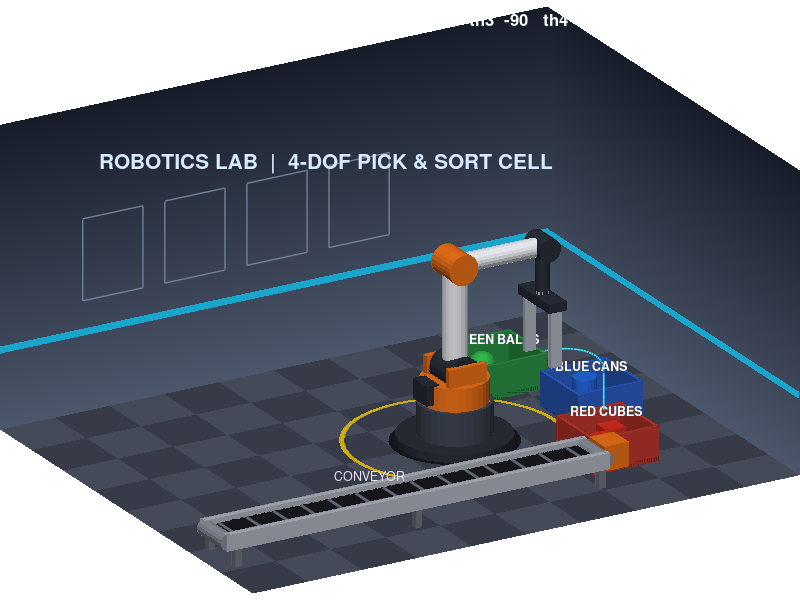
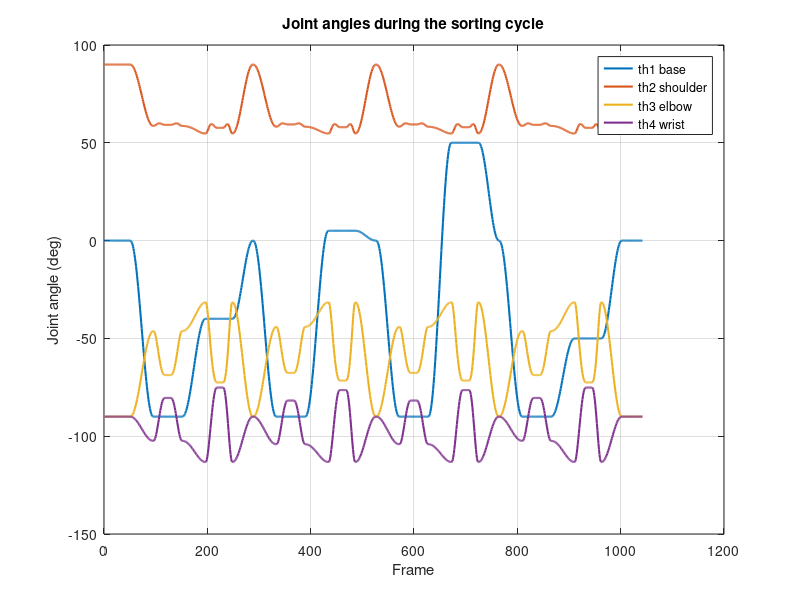

MATLAB code for these plots, in order:
1;
% =====================================================================
%  4-DOF ROBOTIC ARM  -  CONVEYOR PICK-AND-SORT SIMULATION  (GNU Octave)
%
%  A red cube, blue can and green ball ride a conveyor. The arm picks
%  each one and drops it into the bin of its own colour.
%
%  Arm data from the project deck (mm):
%     L1 = 120 (base)   L2 = 180 (upper arm)   L3 = 160 (forearm)
%     L4 = 80  (wrist)  gripper = 100
%
%  HOW TO RUN:   cd to this file's folder in Octave, then type:
%                arm_sorting_simulation
%
%  NOTE: use the default Octave GUI (qt graphics). The old "gnuplot"
%  toolkit cannot draw the shaded 3-D parts.
% =====================================================================

% ------------------------- KINEMATICS --------------------------------
% Forward kinematics: points base, shoulder, elbow, wrist joint,
% end of wrist link L4, gripper tip.
function P = fk(th, L, Lg)
  a2 = th(2);  a3 = th(2) + th(3);  a4 = th(2) + th(3) + th(4);
  rz = zeros(6, 2);                       % [radial distance, height]
  rz(2,:) = [0 L(1)];
  rz(3,:) = rz(2,:) + L(2) * [cos(a2) sin(a2)];
  rz(4,:) = rz(3,:) + L(3) * [cos(a3) sin(a3)];
  rz(5,:) = rz(4,:) + L(4) * [cos(a4) sin(a4)];
  rz(6,:) = rz(5,:) + Lg   * [cos(a4) sin(a4)];
  P = [rz(:,1) * cos(th(1)), rz(:,1) * sin(th(1)), rz(:,2)];
end

% Inverse kinematics for the gripper tip [x y z], gripper pointing down
function th = ik(p, L, Lg)
  th1 = atan2(p(2), p(1));
  r   = hypot(p(1), p(2));
  wz  = p(3) + Lg + L(4);
  h   = wz - L(1);
  D   = hypot(r, h);
  if D > L(2) + L(3) || D < abs(L(2) - L(3))
    error('Target [%g %g %g] is out of reach', p(1), p(2), p(3));
  end
  c3  = (D^2 - L(2)^2 - L(3)^2) / (2 * L(2) * L(3));
  th3 = -acos(c3);                                      % elbow up
  th2 = atan2(h, r) - atan2(L(3) * sin(th3), L(2) + L(3) * cos(th3));
  th4 = -pi/2 - th2 - th3;                              % gripper points down
  th  = [th1 th2 th3 th4];
end

function s = ease(u)
  s = (1 - cos(pi * u)) / 2;
end

% Cylindrical interpolation of the tip (straight lifts, circular swings)
function [TH, G] = move_cyl(p0, p1, n, g0, g1, L, Lg)
  c0 = [atan2(p0(2), p0(1)), hypot(p0(1), p0(2)), p0(3)];
  c1 = [atan2(p1(2), p1(1)), hypot(p1(1), p1(2)), p1(3)];
  TH = zeros(n, 4);  G = zeros(n, 1);
  for k = 1:n
    s = ease((k - 1) / (n - 1));
    c = c0 + s * (c1 - c0);
    TH(k,:) = ik([c(2)*cos(c(1)), c(2)*sin(c(1)), c(3)], L, Lg);
    G(k) = g0 + s * (g1 - g0);
  end
end

function [TH, G] = move_joint(th0, th1, n, g)
  TH = zeros(n, 4);
  for k = 1:n
    s = ease((k - 1) / (n - 1));
    TH(k,:) = th0 + s * (th1 - th0);
  end
  G = g * ones(n, 1);
end

function [TH, G, BELT, PH] = add_frames(TH, G, BELT, PH, a, b, belt, label)
  n = size(a, 1);
  if isscalar(belt), belt = belt * ones(n, 1); end
  TH = [TH; a];  G = [G; b];  BELT = [BELT; belt(:)];
  PH = [PH; repmat({label}, n, 1)];
end

% ------------------------- 3-D MESH TOOLS ----------------------------
% A "mesh" is a struct: V = vertices, F = quad faces, C = colour per face
function M = M_new(V, F, col)
  M.V = V;  M.F = F;  M.C = repmat(col, size(F, 1), 1);
end

function M = M_join(A, B)
  M.V = [A.V; B.V];
  M.F = [A.F; B.F + size(A.V, 1)];
  M.C = [A.C; B.C];
end

function M = M_box(x0, x1, y0, y1, z0, z1, col)
  V = [x0 y0 z0; x1 y0 z0; x1 y1 z0; x0 y1 z0; ...
       x0 y0 z1; x1 y0 z1; x1 y1 z1; x0 y1 z1];
  F = [1 2 3 4; 5 6 7 8; 1 2 6 5; 2 3 7 6; 3 4 8 7; 4 1 5 8];
  M = M_new(V, F, col);
end

% Surface of revolution around the z axis from a profile [radius height]
function M = M_revolve(prof, ns, col)
  m = size(prof, 1);
  ph = 2 * pi * (0:ns-1) / ns;
  V = zeros(m * ns, 3);
  for i = 1:m
    for j = 1:ns
      V((i-1)*ns + j, :) = [prof(i,1)*cos(ph(j)), prof(i,1)*sin(ph(j)), prof(i,2)];
    end
  end
  F = zeros((m-1) * ns, 4);  c = 0;
  for i = 1:m-1
    for j = 1:ns
      j2 = mod(j, ns) + 1;
      c = c + 1;
      F(c,:) = [(i-1)*ns + j, (i-1)*ns + j2, i*ns + j2, i*ns + j];
    end
  end
  M = M_new(V, F, col);
end

function M = M_cyl(r, z0, z1, col, ns)
  M = M_revolve([0 z0; r z0; r z1; 0 z1], ns, col);
end

function M = M_sphere(R, col)
  a = linspace(0, pi, 11)';
  M = M_revolve([R * sin(a), -R * cos(a)], 20, col);
end

% Simple directional shading: brighter faces point towards the light
function C = shade(V, F, col)
  A  = V(F(:,3), :) - V(F(:,1), :);
  Bv = V(F(:,4), :) - V(F(:,2), :);
  N  = [A(:,2).*Bv(:,3) - A(:,3).*Bv(:,2), ...
        A(:,3).*Bv(:,1) - A(:,1).*Bv(:,3), ...
        A(:,1).*Bv(:,2) - A(:,2).*Bv(:,1)];
  nn = sqrt(sum(N.^2, 2));
  nn(nn < 1e-9) = 1;
  N  = N ./ nn;
  Ld = [-0.35 -0.55 0.75];  Ld = Ld / norm(Ld);
  k  = 0.38 + 0.62 * abs(N * Ld');
  C  = min(1, k .* col);
end

% Rotation matrix whose 3rd column is direction d
function R = frame_from_dir(d)
  d = d(:)' / norm(d);
  if abs(d(3)) > 0.999
    xp = [1 0 0];
  else
    xp = cross([0 0 1], d);  xp = xp / norm(xp);
  end
  yp = cross(d, xp);
  R = [xp(:) yp(:) d(:)];
end

function V = xf(V0, R, t)
  V = V0 * R' + t;
end

function h = draw_mesh(M, V)
  h = patch('Vertices', V, 'Faces', M.F, 'FaceVertexCData', shade(V, M.F, M.C), ...
            'FaceColor', 'flat', 'EdgeColor', 'none');
end

function set_mesh(h, M, V)
  set(h, 'Vertices', V, 'FaceVertexCData', shade(V, M.F, M.C));
end

function [X, Y, Z] = belt_stripes(belt)
  xs = -575 + mod((0:13) * 50 + belt, 685);
  X = [xs; xs; nan(1, numel(xs))];  X = X(:)';
  Y = repmat([-277 -223 NaN], 1, numel(xs));
  Z = 50.6 * ones(size(Y));
end

% =====================================================================
%  MAIN PROGRAM
% =====================================================================
clc; close all;
if exist('OCTAVE_VERSION', 'builtin')
  try, graphics_toolkit('qt'); catch, end
end

% ---- Arm and task settings (mm) ----
L  = [120 180 160 80];  Lg = 100;
home    = [0 90 -90 -90] * pi / 180;
gOpen   = 72;
beltTop = 50;   binFloor = 8;   hoverUp = 60;   binHoverZ = 150;
pickXY  = [0 -250];

% item types: 1 = red cube, 2 = blue can, 3 = green ball
types   = [1 2 3 1];
nItems  = numel(types);
Hitem   = [36 44 44];          % item heights
Gclosed = [36 40 44];          % gripper width when holding each type
binAng  = [-45 0 45];          % bin angle around the arm base (deg)
binC    = 250 * [cosd(binAng') sind(binAng')];
colItem = [0.88 0.18 0.14; 0.15 0.42 0.90; 0.20 0.72 0.30];
binName = {'RED CUBES', 'BLUE CANS', 'GREEN BALLS'};

B  = 200 + 100 * (0:nItems-1);     % conveyor position when item i is at the pick point
x0 = -B;                           % where each item starts on the belt

% ---- Build the complete motion ----
TH = zeros(0, 4);  G = zeros(0, 1);  BELT = zeros(0, 1);  PH = cell(0, 1);
holdStart = zeros(1, nItems);  holdEnd = zeros(1, nItems);
relXY = zeros(nItems, 2);  restZ = zeros(1, nItems);  zRel = zeros(1, nItems);

s = ease(linspace(0, 1, 50)');
[TH, G, BELT, PH] = add_frames(TH, G, BELT, PH, repmat(home, 50, 1), gOpen * ones(50, 1), ...
                               B(1) * s, 'Conveyor feeding items');

for ii = 1:nItems
  t = types(ii);  h = Hitem(t);
  c = sum(types(1:ii-1) == t);                       % items already in this bin
  tv = [-sind(binAng(t)) cosd(binAng(t))];
  placeXY  = binC(t,:) + (-1)^c * 22 * tv;
  restZ(ii) = binFloor + h / 2;
  zRel(ii)  = restZ(ii) + 25;
  relXY(ii,:) = placeXY;

  pPick    = [pickXY, beltTop + h/2];
  pPickUp  = [pickXY, beltTop + h/2 + hoverUp];
  pPlaceUp = [placeXY, binHoverZ];
  pPlace   = [placeXY, zRel(ii)];
  gC = Gclosed(t);
  nm = binName{t};

  [a, b] = move_joint(home, ik(pPickUp, L, Lg), 45, gOpen);
  [TH, G, BELT, PH] = add_frames(TH, G, BELT, PH, a, b, B(ii), 'Moving to pick position');
  [a, b] = move_cyl(pPickUp, pPick, 22, gOpen, gOpen, L, Lg);
  [TH, G, BELT, PH] = add_frames(TH, G, BELT, PH, a, b, B(ii), 'Descending to item');
  [a, b] = move_cyl(pPick, pPick, 12, gOpen, gC, L, Lg);
  [TH, G, BELT, PH] = add_frames(TH, G, BELT, PH, a, b, B(ii), 'Closing gripper');
  holdStart(ii) = size(TH, 1) + 1;
  [a, b] = move_cyl(pPick, pPickUp, 22, gC, gC, L, Lg);
  [TH, G, BELT, PH] = add_frames(TH, G, BELT, PH, a, b, B(ii), 'Lifting item');
  [a, b] = move_cyl(pPickUp, pPlaceUp, 45, gC, gC, L, Lg);
  [TH, G, BELT, PH] = add_frames(TH, G, BELT, PH, a, b, B(ii), ['Swinging to ' nm ' bin']);
  [a, b] = move_cyl(pPlaceUp, pPlace, 22, gC, gC, L, Lg);
  [TH, G, BELT, PH] = add_frames(TH, G, BELT, PH, a, b, B(ii), 'Lowering into bin');
  holdEnd(ii) = size(TH, 1);
  [a, b] = move_cyl(pPlace, pPlace, 12, gC, gOpen, L, Lg);
  [TH, G, BELT, PH] = add_frames(TH, G, BELT, PH, a, b, B(ii), 'Releasing item');
  [a, b] = move_cyl(pPlace, pPlaceUp, 18, gOpen, gOpen, L, Lg);
  [TH, G, BELT, PH] = add_frames(TH, G, BELT, PH, a, b, B(ii), 'Lifting away');

  if ii < nItems                                    % belt advances while arm returns
    bl = B(ii) + (B(ii+1) - B(ii)) * ease(linspace(0, 1, 40)');
    lab = 'Returning home / next item arriving';
  else
    bl = B(ii);  lab = 'Returning home';
  end
  [a, b] = move_joint(ik(pPlaceUp, L, Lg), home, 40, gOpen);
  [TH, G, BELT, PH] = add_frames(TH, G, BELT, PH, a, b, bl, lab);
end
[TH, G, BELT, PH] = add_frames(TH, G, BELT, PH, repmat(home, 40, 1), gOpen * ones(40, 1), ...
                               B(nItems), 'Sorting complete');
N = size(TH, 1);

TIP = zeros(N, 3);
for k = 1:N
  P = fk(TH(k,:), L, Lg);  TIP(k,:) = P(6,:);
end
printf('Planned %d frames for %d items. Opening 3-D window...\n', N, nItems);

% ---- Colours ----
cWhite  = [0.93 0.94 0.96];  cOrange = [0.96 0.46 0.10];
cDark   = [0.17 0.19 0.23];  cChrome = [0.72 0.74 0.78];
binCol  = [0.78 0.22 0.18; 0.18 0.38 0.80; 0.18 0.60 0.28];

% ---- Figure and axes ----
fig = figure('Name', '4-DOF Arm - Pick and Sort', 'NumberTitle', 'off', ...
             'Color', [0.05 0.06 0.09], 'Position', [60 60 1150 720]);
ax = axes('Position', [0 0 1 1]);
hold on;
axis([-600 400 -400 400 0 520]);
daspect([1 1 1]);
axis off;
view(-30, 22);
try, set(ax, 'Projection', 'perspective'); catch, end

% ---- Floor (checker tiles) ----
fV = [];  fF = [];  fC = [];  c = 0;
for xi = -600:100:300
  for yi = -400:100:300
    v0 = size(fV, 1);
    fV = [fV; xi yi 0; xi+100 yi 0; xi+100 yi+100 0; xi yi+100 0];
    fF = [fF; v0+1 v0+2 v0+3 v0+4];
    if mod((xi + 600) / 100 + (yi + 400) / 100, 2) == 0
      fC = [fC; 0.21 0.23 0.28];
    else
      fC = [fC; 0.27 0.29 0.35];
    end
  end
end
patch('Vertices', fV, 'Faces', fF, 'FaceVertexCData', fC, 'FaceColor', 'flat', 'EdgeColor', 'none');

% ---- Walls with a vertical gradient ----
wb = [0.30 0.34 0.42];  wt = [0.09 0.11 0.16];
patch('Vertices', [-600 400 0; 400 400 0; 400 400 520; -600 400 520], 'Faces', [1 2 3 4], ...
      'FaceVertexCData', [wb; wb; wt; wt], 'FaceColor', 'interp', 'EdgeColor', 'none');
patch('Vertices', [400 -400 0; 400 400 0; 400 400 520; 400 -400 520], 'Faces', [1 2 3 4], ...
      'FaceVertexCData', [wb; wb; wt; wt], 'FaceColor', 'interp', 'EdgeColor', 'none');
patch('Vertices', [-600 399 130; 400 399 130; 400 399 142; -600 399 142], 'Faces', [1 2 3 4], ...
      'FaceVertexCData', repmat([0.10 0.65 0.80], 4, 1), 'FaceColor', 'flat', 'EdgeColor', 'none');
patch('Vertices', [399 -400 130; 399 400 130; 399 400 142; 399 -400 142], 'Faces', [1 2 3 4], ...
      'FaceVertexCData', repmat([0.10 0.65 0.80], 4, 1), 'FaceColor', 'flat', 'EdgeColor', 'none');
for px = -450:150:-0                                  % wall panels
  plot3([px px+110 px+110 px px], [398 398 398 398 398], [190 190 330 330 190], ...
        '-', 'Color', [0.45 0.50 0.60], 'LineWidth', 1);
end
text(-420, 396, 420, 'ROBOTICS LAB  |  4-DOF PICK & SORT CELL', 'Color', [0.85 0.92 1.0], ...
     'FontSize', 15, 'FontWeight', 'bold');

% ---- Static equipment: pedestal, conveyor, bins ----
S = M_cyl(105, 0.3, 0.6, [0.10 0.10 0.12], 40);                    % floor shadow
S = M_join(S, M_revolve([175 0.7; 183 0.7], 60, [0.95 0.78 0.10])); % safety ring
S = M_join(S, M_cyl(95, 0, 14, cDark, 32));                        % base plate
S = M_join(S, M_cyl(62, 14, 70, [0.26 0.28 0.33], 32));            % column

S = M_join(S, M_box(-580, 110, -280, -220, 38, 50, [0.10 0.10 0.12]));   % belt
S = M_join(S, M_box(-580, 110, -278, -222, 28, 38, cDark));              % under-frame
S = M_join(S, M_box(-585, 115, -292, -280, 30, 58, cChrome));            % rails
S = M_join(S, M_box(-585, 115, -220, -208, 30, 58, cChrome));
S = M_join(S, M_box(115, 160, -275, -225, 20, 62, cOrange));             % drive motor
for lx = [-570 -240 95]
  for ly = [-292 -208]
    S = M_join(S, M_box(lx, lx+12, ly, ly+12, 0, 30, [0.45 0.47 0.52]));
  end
end
Rr = frame_from_dir([0 1 0]);
for rx = [-580 110]                                                      % end rollers
  Mr = M_cyl(14, -38, 38, [0.55 0.57 0.62], 16);
  Mr.V = xf(Mr.V, Rr, [rx -250 44]);
  S = M_join(S, Mr);
end
for bi = 1:3                                                             % bins
  cx = binC(bi,1);  cy = binC(bi,2);  bc = binCol(bi,:);
  S = M_join(S, M_box(cx-60, cx+60, cy-60, cy+60, 0, binFloor, bc * 0.7));
  S = M_join(S, M_box(cx-60, cx+60, cy-60, cy-54, 0, 60, bc));
  S = M_join(S, M_box(cx-60, cx+60, cy+54, cy+60, 0, 60, bc));
  S = M_join(S, M_box(cx-60, cx-54, cy-54, cy+54, 0, 60, bc));
  S = M_join(S, M_box(cx+54, cx+60, cy-54, cy+54, 0, 60, bc));
  text(cx, cy, 78, binName{bi}, 'Color', [1 1 1], 'FontSize', 9, ...
       'FontWeight', 'bold', 'HorizontalAlignment', 'center');
end
draw_mesh(S, S.V);
text(-300, -250, 90, 'CONVEYOR', 'Color', [0.9 0.9 0.95], 'FontSize', 9, 'HorizontalAlignment', 'center');

% ---- Moving belt stripes ----
[sx, sy, sz] = belt_stripes(BELT(1));
hStripe = plot3(sx, sy, sz, '-', 'Color', [0.38 0.40 0.45], 'LineWidth', 2);

% ---- Robot arm parts (local meshes) ----
Mturret = M_join(M_cyl(56, 70, 110, cOrange, 32), ...
                 M_join(M_box(-34, 34, 30, 42, 80, 140, cOrange), ...
                 M_join(M_box(-34, 34, -42, -30, 80, 140, cOrange), ...
                        M_box(-64, -42, -22, 22, 78, 112, cDark))));
Mup    = M_cyl(21, 0, 1, cWhite, 20);
Mfore  = M_cyl(16, 0, 1, cWhite, 20);
Mwlink = M_cyl(12, 0, 1, cDark, 16);
Msh    = M_cyl(30, -30, 30, cDark, 24);
Mel    = M_cyl(26, -30, 30, cOrange, 24);
Mwr    = M_cyl(20, -25, 25, cDark, 20);
Mpalm  = M_join(M_box(-16, 16, -50, 50, 0, 16, cDark), M_cyl(12, -6, 0, cChrome, 12));
MfP    = M_box(-10, 10, 0, 9, 10, Lg + 12, cChrome);
MfM    = M_box(-10, 10, -9, 0, 10, Lg + 12, cChrome);

P  = fk(TH(1,:), L, Lg);
hTurret = draw_mesh(Mturret, Mturret.V);
hUp   = draw_mesh(Mup, Mup.V);    hFore = draw_mesh(Mfore, Mfore.V);
hWl   = draw_mesh(Mwlink, Mwlink.V);
hSh   = draw_mesh(Msh, Msh.V);    hEl = draw_mesh(Mel, Mel.V);   hWr = draw_mesh(Mwr, Mwr.V);
hPalm = draw_mesh(Mpalm, Mpalm.V);
hFP   = draw_mesh(MfP, MfP.V);    hFM = draw_mesh(MfM, MfM.V);

% ---- Items ----
Mitem = cell(1, 3);
Mitem{1} = M_box(-18, 18, -18, 18, -18, 18, colItem(1,:));
Mitem{2} = M_cyl(20, -22, 22, colItem(2,:), 24);
Mitem{3} = M_sphere(22, colItem(3,:));
hItem = zeros(1, nItems);
for ii = 1:nItems
  hItem(ii) = draw_mesh(Mitem{types(ii)}, Mitem{types(ii)}.V);
end

hTrail = plot3(TIP(1,1), TIP(1,2), TIP(1,3), '-', 'Color', [0.2 0.9 1.0], 'LineWidth', 1.2);

% ---- Heads-up display ----
hHud = axes('Position', [0 0.93 1 0.07], 'Visible', 'off', 'XLim', [0 1], 'YLim', [0 1], 'Color', 'none');
hTxt = text(0.02, 0.5, '', 'Parent', hHud, 'Color', [1 1 1], 'FontSize', 12, 'FontWeight', 'bold');
set(fig, 'CurrentAxes', ax);

% ---- Animate ----
frameDelay = 0.012;
for k = 1:N
  th = TH(k,:);  P = fk(th, L, Lg);  g = G(k);
  tvec = [-sin(th(1)) cos(th(1)) 0];                  % sideways direction of the arm plane

  % turret rotates with the base joint
  Rz = [cos(th(1)) -sin(th(1)) 0; sin(th(1)) cos(th(1)) 0; 0 0 1];
  set_mesh(hTurret, Mturret, xf(Mturret.V, Rz, [0 0 0]));

  % links (cylinders stretched between joints)
  d = P(3,:) - P(2,:);  Vs = Mup.V;     Vs(:,3) = Vs(:,3) * norm(d);
  set_mesh(hUp, Mup, xf(Vs, frame_from_dir(d), P(2,:)));
  d = P(4,:) - P(3,:);  Vs = Mfore.V;   Vs(:,3) = Vs(:,3) * norm(d);
  set_mesh(hFore, Mfore, xf(Vs, frame_from_dir(d), P(3,:)));
  d = P(5,:) - P(4,:);  Vs = Mwlink.V;  Vs(:,3) = Vs(:,3) * norm(d);
  set_mesh(hWl, Mwlink, xf(Vs, frame_from_dir(d), P(4,:)));

  % joint housings (axis = sideways direction)
  Rt = frame_from_dir(tvec);
  set_mesh(hSh, Msh, xf(Msh.V, Rt, P(2,:)));
  set_mesh(hEl, Mel, xf(Mel.V, Rt, P(3,:)));
  set_mesh(hWr, Mwr, xf(Mwr.V, Rt, P(4,:)));

  % gripper: z' = pointing direction, y' = sideways
  zp = (P(6,:) - P(5,:)) / Lg;
  yp = tvec;
  xp = cross(yp, zp);
  Rg = [xp(:) yp(:) zp(:)];
  set_mesh(hPalm, Mpalm, xf(Mpalm.V, Rg, P(5,:)));
  V = MfP.V;  V(:,2) = V(:,2) + g / 2;  set_mesh(hFP, MfP, xf(V, Rg, P(5,:)));
  V = MfM.V;  V(:,2) = V(:,2) - g / 2;  set_mesh(hFM, MfM, xf(V, Rg, P(5,:)));

  % items: on the belt, in the gripper, or sorted in a bin
  for ii = 1:nItems
    h = Hitem(types(ii));
    if k < holdStart(ii)
      pos = [x0(ii) + BELT(k), pickXY(2), beltTop + h/2];
    elseif k <= holdEnd(ii)
      pos = P(6,:);
    else
      pos = [relXY(ii,:), max(restZ(ii), zRel(ii) - 8 * (k - holdEnd(ii)))];
    end
    Mi = Mitem{types(ii)};
    set_mesh(hItem(ii), Mi, Mi.V + pos);
  end

  % conveyor stripes and tool path
  [sx, sy, sz] = belt_stripes(BELT(k));
  set(hStripe, 'XData', sx, 'YData', sy, 'ZData', sz);
  idx = max(1, k - 90):k;
  set(hTrail, 'XData', TIP(idx,1), 'YData', TIP(idx,2), 'ZData', TIP(idx,3));

  done = holdEnd < k;
  set(hTxt, 'String', sprintf('%s    |    Sorted %d/%d    |    th1 %4.0f   th2 %4.0f   th3 %4.0f   th4 %4.0f deg', ...
      PH{k}, sum(done), nItems, th(1)*180/pi, th(2)*180/pi, th(3)*180/pi, th(4)*180/pi));

  view(-30 + 6 * sin(2 * pi * k / N), 22);
  drawnow;
  pause(frameDelay);
end

% ---- Joint angle history ----
figure('Name', 'Joint angles', 'NumberTitle', 'off');
plot(1:N, TH * 180 / pi, 'LineWidth', 1.5);
grid on;  xlabel('Frame');  ylabel('Joint angle (deg)');
legend('th1 base', 'th2 shoulder', 'th3 elbow', 'th4 wrist', 'Location', 'best');
title('Joint angles during the sorting cycle');
disp('Done.');
